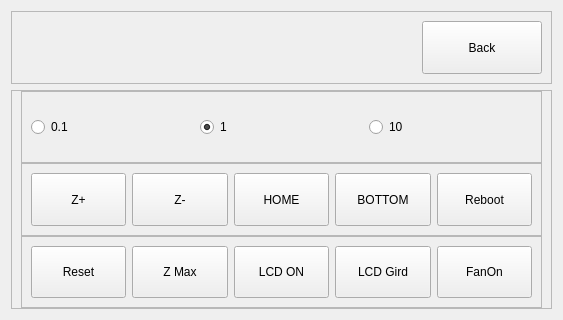
<?xml version="1.0" encoding="UTF-8"?>
<ui version="4.0">
 <class>ControlTool</class>
 <widget class="QWidget" name="ControlTool">
  <property name="geometry">
   <rect>
    <x>0</x>
    <y>0</y>
    <width>563</width>
    <height>320</height>
   </rect>
  </property>
  <property name="windowTitle">
   <string>Form</string>
  </property>
  <layout class="QVBoxLayout" name="verticalLayout" stretch="1,3">
   <item>
    <widget class="QFrame" name="frame">
     <property name="minimumSize">
      <size>
       <width>0</width>
       <height>40</height>
      </size>
     </property>
     <property name="maximumSize">
      <size>
       <width>16777215</width>
       <height>16777215</height>
      </size>
     </property>
     <property name="frameShape">
      <enum>QFrame::StyledPanel</enum>
     </property>
     <property name="frameShadow">
      <enum>QFrame::Raised</enum>
     </property>
     <layout class="QHBoxLayout" name="horizontalLayout">
      <item>
       <spacer name="horizontalSpacer">
        <property name="orientation">
         <enum>Qt::Horizontal</enum>
        </property>
        <property name="sizeHint" stdset="0">
         <size>
          <width>358</width>
          <height>17</height>
         </size>
        </property>
       </spacer>
      </item>
      <item>
       <widget class="QPushButton" name="btnBack">
        <property name="sizePolicy">
         <sizepolicy hsizetype="Expanding" vsizetype="Expanding">
          <horstretch>0</horstretch>
          <verstretch>0</verstretch>
         </sizepolicy>
        </property>
        <property name="maximumSize">
         <size>
          <width>120</width>
          <height>16777215</height>
         </size>
        </property>
        <property name="text">
         <string>Back</string>
        </property>
       </widget>
      </item>
     </layout>
    </widget>
   </item>
   <item>
    <widget class="QFrame" name="frame_3">
     <property name="frameShape">
      <enum>QFrame::StyledPanel</enum>
     </property>
     <property name="frameShadow">
      <enum>QFrame::Raised</enum>
     </property>
     <layout class="QVBoxLayout" name="verticalLayout_2" stretch="1,1,1">
      <property name="spacing">
       <number>0</number>
      </property>
      <property name="topMargin">
       <number>0</number>
      </property>
      <property name="bottomMargin">
       <number>0</number>
      </property>
      <item>
       <widget class="QFrame" name="frame_5">
        <property name="maximumSize">
         <size>
          <width>16777215</width>
          <height>72</height>
         </size>
        </property>
        <property name="frameShape">
         <enum>QFrame::StyledPanel</enum>
        </property>
        <property name="frameShadow">
         <enum>QFrame::Raised</enum>
        </property>
        <layout class="QHBoxLayout" name="horizontalLayout_2">
         <item>
          <widget class="QRadioButton" name="radioButton1">
           <property name="sizePolicy">
            <sizepolicy hsizetype="Minimum" vsizetype="Expanding">
             <horstretch>0</horstretch>
             <verstretch>0</verstretch>
            </sizepolicy>
           </property>
           <property name="text">
            <string>0.1</string>
           </property>
          </widget>
         </item>
         <item>
          <widget class="QRadioButton" name="radioButton10">
           <property name="sizePolicy">
            <sizepolicy hsizetype="Minimum" vsizetype="Expanding">
             <horstretch>0</horstretch>
             <verstretch>0</verstretch>
            </sizepolicy>
           </property>
           <property name="text">
            <string>1</string>
           </property>
           <property name="iconSize">
            <size>
             <width>30</width>
             <height>30</height>
            </size>
           </property>
           <property name="checked">
            <bool>true</bool>
           </property>
          </widget>
         </item>
         <item>
          <widget class="QRadioButton" name="radioButton100">
           <property name="sizePolicy">
            <sizepolicy hsizetype="Minimum" vsizetype="Expanding">
             <horstretch>0</horstretch>
             <verstretch>0</verstretch>
            </sizepolicy>
           </property>
           <property name="text">
            <string>10</string>
           </property>
          </widget>
         </item>
        </layout>
       </widget>
      </item>
      <item>
       <widget class="QFrame" name="frame_4">
        <property name="frameShape">
         <enum>QFrame::StyledPanel</enum>
        </property>
        <property name="frameShadow">
         <enum>QFrame::Raised</enum>
        </property>
        <layout class="QGridLayout" name="gridLayout">
         <item row="0" column="2">
          <widget class="QPushButton" name="Home">
           <property name="sizePolicy">
            <sizepolicy hsizetype="Minimum" vsizetype="Expanding">
             <horstretch>0</horstretch>
             <verstretch>0</verstretch>
            </sizepolicy>
           </property>
           <property name="text">
            <string>HOME</string>
           </property>
          </widget>
         </item>
         <item row="0" column="1">
          <widget class="QPushButton" name="z_sub">
           <property name="sizePolicy">
            <sizepolicy hsizetype="Minimum" vsizetype="Expanding">
             <horstretch>0</horstretch>
             <verstretch>0</verstretch>
            </sizepolicy>
           </property>
           <property name="text">
            <string>Z-</string>
           </property>
          </widget>
         </item>
         <item row="0" column="0">
          <widget class="QPushButton" name="z_add">
           <property name="sizePolicy">
            <sizepolicy hsizetype="Minimum" vsizetype="Expanding">
             <horstretch>0</horstretch>
             <verstretch>0</verstretch>
            </sizepolicy>
           </property>
           <property name="text">
            <string>Z+</string>
           </property>
          </widget>
         </item>
         <item row="0" column="3">
          <widget class="QPushButton" name="btnBottom">
           <property name="sizePolicy">
            <sizepolicy hsizetype="Minimum" vsizetype="Expanding">
             <horstretch>0</horstretch>
             <verstretch>0</verstretch>
            </sizepolicy>
           </property>
           <property name="text">
            <string>BOTTOM</string>
           </property>
          </widget>
         </item>
         <item row="0" column="4">
          <widget class="QPushButton" name="btnReboot">
           <property name="sizePolicy">
            <sizepolicy hsizetype="Minimum" vsizetype="Expanding">
             <horstretch>0</horstretch>
             <verstretch>0</verstretch>
            </sizepolicy>
           </property>
           <property name="text">
            <string>Reboot</string>
           </property>
          </widget>
         </item>
        </layout>
       </widget>
      </item>
      <item>
       <widget class="QFrame" name="frame_2">
        <property name="frameShape">
         <enum>QFrame::StyledPanel</enum>
        </property>
        <property name="frameShadow">
         <enum>QFrame::Raised</enum>
        </property>
        <layout class="QHBoxLayout" name="horizontalLayout_3">
         <item>
          <widget class="QPushButton" name="btnReset">
           <property name="sizePolicy">
            <sizepolicy hsizetype="Minimum" vsizetype="Expanding">
             <horstretch>0</horstretch>
             <verstretch>0</verstretch>
            </sizepolicy>
           </property>
           <property name="text">
            <string>Reset</string>
           </property>
          </widget>
         </item>
         <item>
          <widget class="QPushButton" name="btnZMax">
           <property name="sizePolicy">
            <sizepolicy hsizetype="Minimum" vsizetype="Expanding">
             <horstretch>0</horstretch>
             <verstretch>0</verstretch>
            </sizepolicy>
           </property>
           <property name="text">
            <string>Z Max</string>
           </property>
          </widget>
         </item>
         <item>
          <widget class="QPushButton" name="btnLCDOn">
           <property name="sizePolicy">
            <sizepolicy hsizetype="Minimum" vsizetype="Expanding">
             <horstretch>0</horstretch>
             <verstretch>0</verstretch>
            </sizepolicy>
           </property>
           <property name="text">
            <string>LCD ON</string>
           </property>
          </widget>
         </item>
         <item>
          <widget class="QPushButton" name="btnGird">
           <property name="sizePolicy">
            <sizepolicy hsizetype="Minimum" vsizetype="Expanding">
             <horstretch>0</horstretch>
             <verstretch>0</verstretch>
            </sizepolicy>
           </property>
           <property name="text">
            <string>LCD Gird</string>
           </property>
          </widget>
         </item>
         <item>
          <widget class="QPushButton" name="btnFanOn">
           <property name="sizePolicy">
            <sizepolicy hsizetype="Minimum" vsizetype="Expanding">
             <horstretch>0</horstretch>
             <verstretch>0</verstretch>
            </sizepolicy>
           </property>
           <property name="text">
            <string>FanOn</string>
           </property>
          </widget>
         </item>
        </layout>
       </widget>
      </item>
     </layout>
    </widget>
   </item>
  </layout>
 </widget>
 <resources/>
 <connections/>
</ui>
